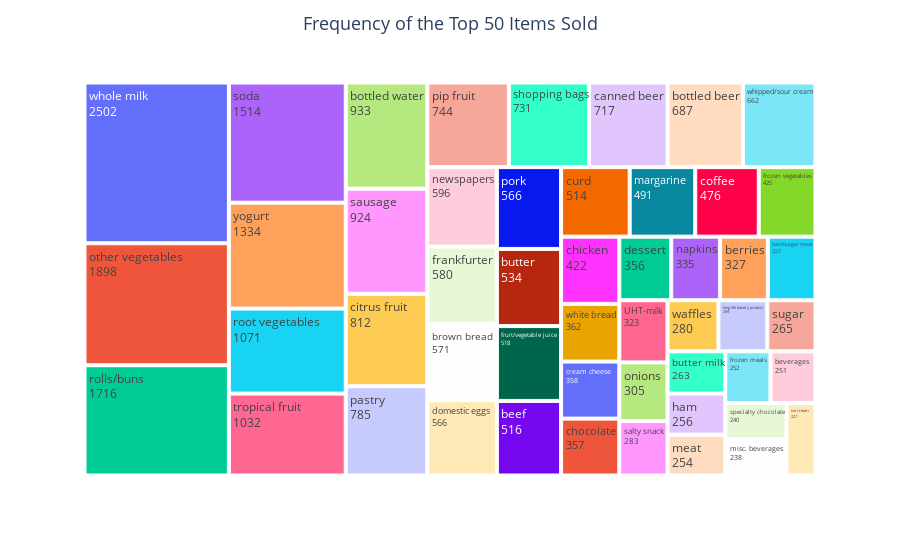

Source (notebook cell):
### Markdown cell above
Top 50 de los productos alimentarios más consumidos

### Code cell
frequency_of_items = df.groupby(pd.Grouper(key='itemDescription')).size().reset_index(name='count').sort_values(["count"], ascending=False)
fi_50=frequency_of_items.head(50)
fig = px.treemap(fi_50, path=['itemDescription'], values='count')
fig.update_layout(title_text='Frequency of the Top 50 Items Sold',
                  title_x=0.5, title_font=dict(size=18)
                  )
fig.update_traces(textinfo="label+value")
fig.show()

### Figure 1 — Plotly figure (JSON) as saved in the notebook; plotly's stock layout.template omitted (floating-point values rounded to 4 significant figures)
{"data": [{"branchvalues": "total", "domain": {"x": [0, 1], "y": [0, 1]}, "hovertemplate": "labels=%{label}<br>count=%{value}<br>parent=%{parent}<br>id=%{id}<extra></extra>", "ids": ["UHT-milk", "beef", "berries", "beverages", "bottled beer", "bottled water", "brown bread", "butter", "butter milk", "canned beer", "chicken", "chocolate", "citrus fruit", "coffee", "cream cheese ", "curd", "dessert", "domestic eggs", "frankfurter", "frozen meals", "frozen vegetables", "fruit/vegetable juice", "ham", "hamburger meat", "ice cream", "long life bakery product", "margarine", "meat", "misc. beverages", "napkins", "newspapers", "onions", "other vegetables", "pastry", "pip fruit", "pork", "rolls/buns", "root vegetables", "salty snack", "sausage", "shopping bags", "soda", "specialty chocolate", "sugar", "tropical fruit", "waffles", "whipped/sour cream", "white bread", "whole milk", "yogurt"], "labels": ["UHT-milk", "beef", "berries", "beverages", "bottled beer", "bottled water", "brown bread", "butter", "butter milk", "canned beer", "chicken", "chocolate", "citrus fruit", "coffee", "cream cheese ", "curd", "dessert", "domestic eggs", "frankfurter", "frozen meals", "frozen vegetables", "fruit/vegetable juice", "ham", "hamburger meat", "ice cream", "long life bakery product", "margarine", "meat", "misc. beverages", "napkins", "newspapers", "onions", "other vegetables", "pastry", "pip fruit", "pork", "rolls/buns", "root vegetables", "salty snack", "sausage", "shopping bags", "soda", "specialty chocolate", "sugar", "tropical fruit", "waffles", "whipped/sour cream", "white bread", "whole milk", "yogurt"], "name": "", "parents": ["", "", "", "", "", "", "", "", "", "", "", "", "", "", "", "", "", "", "", "", "", "", "", "", "", "", "", "", "", "", "", "", "", "", "", "", "", "", "", "", "", "", "", "", "", "", "", "", "", ""], "textinfo": "label+value", "type": "treemap", "values": [323, 516, 327, 251, 687, 933, 571, 534, 263, 717, 422, 357, 812, 476, 358, 514, 356, 566, 580, 252, 425, 518, 256, 327, 227, 269, 491, 254, 238, 335, 596, 305, 1898, 785, 744, 566, 1716, 1071, 283, 924, 731, 1514, 240, 265, 1032, 280, 662, 362, 2502, 1334]}], "layout": {"legend": {"tracegroupgap": 0}, "margin": {"t": 60}, "title": {"font": {"size": 18}, "text": "Frequency of the Top 50 Items Sold", "x": 0.5}}}
